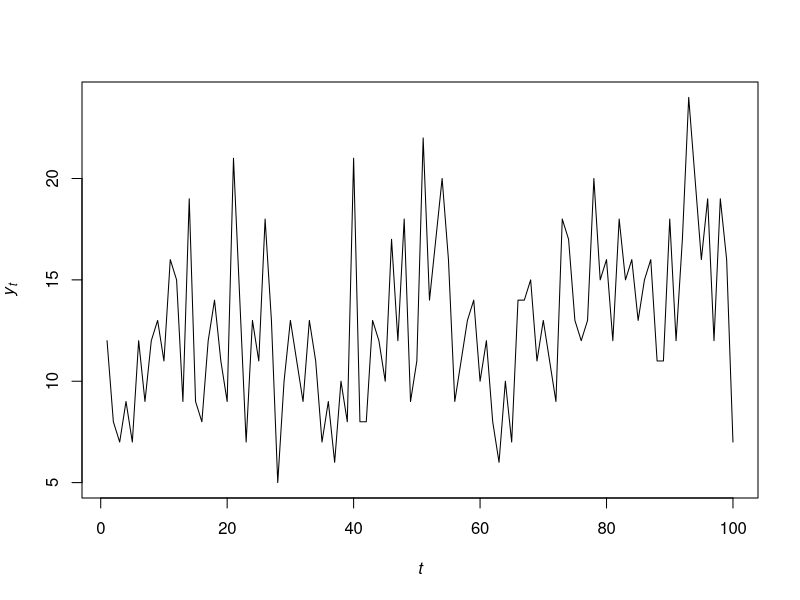
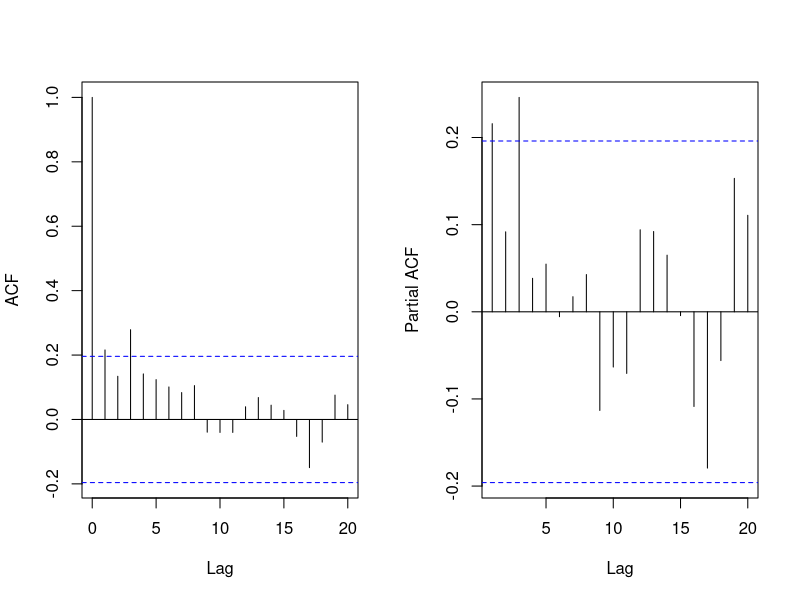
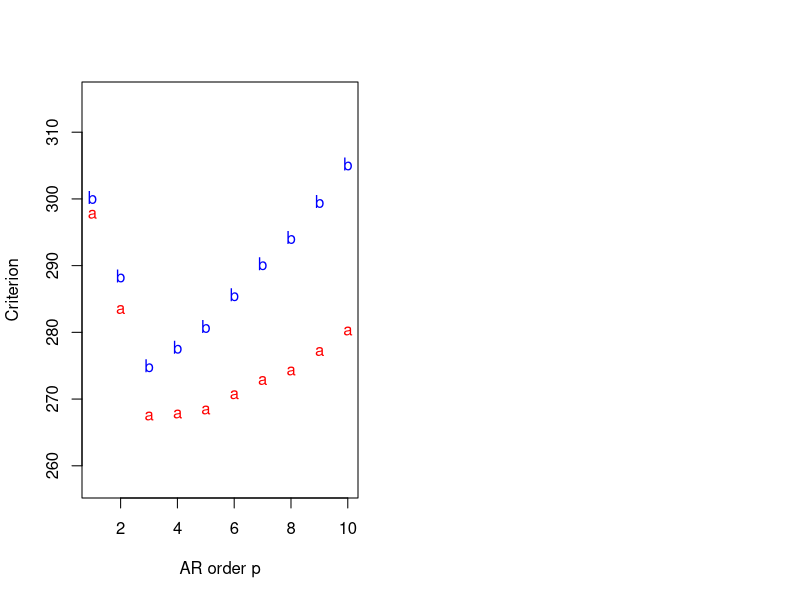
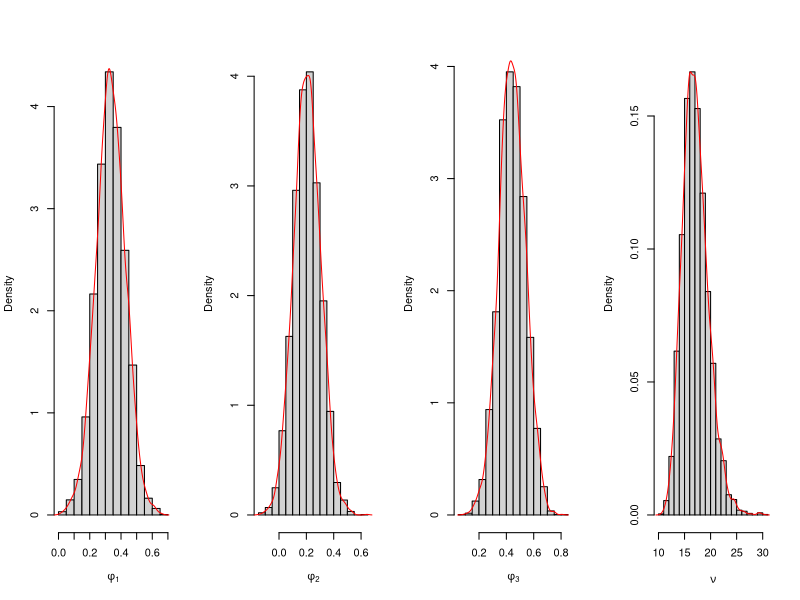

The R source for these figures, in order: (Note: this script raises an error after producing the figures.)
## ---- chunk 1
earthquakes.dat <- read.delim("./data/earthquakes.txt")
earthquakes.dat$Quakes = as.numeric(earthquakes.dat$Quakes)

y.dat=earthquakes.dat$Quakes[1:100] ## this is the training data
y.new=earthquakes.dat$Quakes[101:103] ## this is the test data

plot.ts(
  y.dat,
  ylab = expression(italic(y)[italic(t)]),
  xlab = expression(italic(t)),
  main = ""
)
## ---- chunk 2
par(mfrow = c(1, 2))
acf(y.dat, main = "", xlab = "Lag")
pacf(y.dat, main = "", xlab = "Lag")
## ---- chunk 3
n.all = length(y.dat)
p.star = 10

Y = matrix(y.dat[(p.star + 1):n.all], ncol = 1)
sample.all = matrix(y.dat, ncol = 1)
n = length(Y)
p = seq(1, p.star, by = 1)

design.mtx = function(p_cur) {
  Fmtx = matrix(0, ncol = n, nrow = p_cur)
  for (i in 1:p_cur) {
    start.y = p.star + 1 - i
    end.y = start.y + n - 1
    Fmtx[i,] = sample.all[start.y : end.y, 1]
  }
  return(Fmtx)
}

criteria.ar = function(p_cur) {
  Fmtx = design.mtx(p_cur)
  beta.hat=chol2inv(chol(Fmtx%*%t(Fmtx)))%*%Fmtx%*%Y
  R=t(Y-t(Fmtx)%*%beta.hat)%*%(Y-t(Fmtx)%*%beta.hat)
  sp.square=R/(n-p_cur)
  aic=2*p_cur+n*log(sp.square)
  bic=log(n)*p_cur+n*log(sp.square)
  result=c(aic,bic)
  return(result)
}

criteria = sapply(p, criteria.ar)

plot(p, criteria[1,], type = "p", pch = "a", col = "red", xlab = "AR order p", ylab = "Criterion", main="", ylim = c(min(criteria) - 10, max(criteria) + 10))
points(p, criteria[2,], pch = "b", col = "blue")
## ---- chunk 4
library(mvtnorm)

n.all=length(y.dat)
p=3
m0=matrix(rep(0,p),ncol=1)
C0=10 * diag(p)
n0=0.02
d0=0.02

Y=matrix(y.dat[(p+1):n.all], ncol=1)
Fmtx=matrix(
  c(
    y.dat[3:(n.all-1)],
    y.dat[2:(n.all-2)],
    y.dat[1:(n.all-3)]
  ),
  nrow=p,byrow=TRUE
)
n=length(Y)

e=Y-t(Fmtx)%*%m0
Q=t(Fmtx)%*%C0%*%Fmtx+diag(n)
Q.inv=chol2inv(chol(Q))
A=C0%*%Fmtx%*%Q.inv
m=m0+A%*%e
C=C0-A%*%Q%*%t(A)
n.star=n+n0
d.star=t(Y-t(Fmtx)%*%m0)%*%Q.inv%*%(Y-t(Fmtx)%*%m0)+d0

n.sample=5000

nu.sample=rep(0,n.sample)
phi.sample=matrix(0,nrow=n.sample,ncol=p)

for (i in 1:n.sample) {
  set.seed(i)
  nu.new=1/rgamma(1,shape=n.star/2,rate=d.star/2)
  nu.sample[i]=nu.new
  phi.new=rmvnorm(1,mean=m,sigma=nu.new*C)
  phi.sample[i,]=phi.new
}

par(mfrow=c(1,4))
hist(phi.sample[,1],freq=FALSE,xlab=expression(phi[1]),main="")
lines(density(phi.sample[,1]),type='l',col='red')
hist(phi.sample[,2],freq=FALSE,xlab=expression(phi[2]),main="")
lines(density(phi.sample[,2]),type='l',col='red')
hist(phi.sample[,3],freq=FALSE,xlab=expression(phi[3]),main="")
lines(density(phi.sample[,3]),type='l',col='red')
hist(nu.sample,freq=FALSE,xlab=expression(nu),main="")
lines(density(nu.sample),type='l',col='red')
## ---- chunk 5
cal_log_likelihood=function(phi,nu){
  mu.y=t(Fmtx)%*%phi
  log.lik=sapply(
    1:length(mu.y), 
    function(k){
      dnorm(Y[k,1],mu.y[k],sqrt(nu),log=TRUE)
    }
  )
  sum(log.lik)
}

phi.bayes=colMeans(phi.sample)
nu.bayes=mean(nu.sample)

log.lik.bayes=cal_log_likelihood(phi.bayes,nu.bayes)

post.log.lik=sapply(
  1:5000, 
  function(k){
    cal_log_likelihood(phi.sample[k,],nu.sample[k])
  }
)
E.post.log.lik=mean(post.log.lik)

p_DIC=2*(log.lik.bayes-E.post.log.lik)
DIC=-2*log.lik.bayes+2*p_DIC
DIC
## ---- chunk 6
library(MCMCpack)
library(mvtnorm)

p = 3  # order of AR process
K = 2  # number of components

## Prior hyperparameters
m0 = matrix(rep(0, p), ncol = 1)
C0 = 10 * diag(p)
C0.inv = (1 / 10) * diag(p)
n0 = 0.02
d0 = 0.02
a = rep(1, K)
## ---- chunk 7
sample_omega=function(L.cur){
  n.vec=sapply(1:K, function(k){sum(L.cur==k)})
  rdirichlet(1,a+n.vec)
}

sample_L_one=function(beta.cur,omega.cur,nu.cur,y.cur,Fmtx.cur){
  prob_k=function(k){
    beta.use=beta.cur[((k-1)*p+1):(k*p)]
    omega.cur[k]*dnorm(y.cur,mean=sum(beta.use*Fmtx.cur),sd=sqrt(nu.cur[k]))
  }
  prob.vec=sapply(1:K, prob_k)
  L.sample=sample(1:K,1,prob=prob.vec/sum(prob.vec))
  return(L.sample)
}

sample_L=function(y,x,beta.cur,omega.cur,nu.cur){
  L.new=sapply(1:n, function(j){sample_L_one(beta.cur,omega.cur,nu.cur,y.cur=y[j,],Fmtx.cur=x[,j])})
  return(L.new)
}

sample_nu=function(k,L.cur){
  idx.select=(L.cur==k)
  n.k=sum(idx.select)
  if(n.k==0){
    d.k.star=d0
    n.k.star=n0
  }else{
    y.tilde.k=Y[idx.select,]
    Fmtx.tilde.k=Fmtx[,idx.select]
    e.k=y.tilde.k-t(Fmtx.tilde.k)%*%m0
    Q.k=t(Fmtx.tilde.k)%*%C0%*%Fmtx.tilde.k+diag(n.k)
    Q.k.inv=chol2inv(chol(Q.k))
    d.k.star=d0+t(e.k)%*%Q.k.inv%*%e.k
    n.k.star=n0+n.k
  }
  
  1/rgamma(1,shape=n.k.star/2,rate=d.k.star/2)
}

sample_beta=function(k,L.cur,nu.cur){
  nu.use=nu.cur[k]
  idx.select=(L.cur==k)
  n.k=sum(idx.select)
  if(n.k==0){
    m.k=m0
    C.k=C0
  }else{
    y.tilde.k=Y[idx.select,]
    Fmtx.tilde.k=Fmtx[,idx.select]
    e.k=y.tilde.k-t(Fmtx.tilde.k)%*%m0
    Q.k=t(Fmtx.tilde.k)%*%C0%*%Fmtx.tilde.k+diag(n.k)
    Q.k.inv=chol2inv(chol(Q.k))
    A.k=C0%*%Fmtx.tilde.k%*%Q.k.inv
    m.k=m0+A.k%*%e.k
    C.k=C0-A.k%*%Q.k%*%t(A.k)
  }
  
  rmvnorm(1,m.k,nu.use*C.k)
}
## ---- chunk 8
## Set initial values
beta.cur = rep(0, p * K)
L.cur = rep(1, n)
omega.cur = rep(1 / K, K)
nu.cur = rep(1, K)

## Define placeholders to track values over time
nsim = 10e3
beta.mtx = matrix(0, nrow = p * K, ncol = nsim)
L.mtx = matrix(0, nrow = n, ncol = nsim)
omega.mtx = matrix(0, nrow = K, ncol = nsim)
nu.mtx = matrix(0, nrow = K, ncol = nsim)

## Gibbs sampler
for (i in 1:nsim) {
  set.seed(i)
  
  ## Sample omega
  omega.cur = sample_omega(L.cur)
  omega.mtx[, i]  = omega.cur
  
  ## Sample L
  L.cur = sample_L(Y, Fmtx, beta.cur, omega.cur, nu.cur)
  L.mtx[, i] = L.cur
  
  ## Sample nu
  nu.cur = sapply(1:K, function(k){sample_nu(k, L.cur)})
  nu.mtx[, i] = nu.cur
  
  ## Sample beta
  beta.cur = as.vector(sapply(1:K, function(k){sample_beta(k, L.cur, nu.cur)}))
  beta.mtx[, i] = beta.cur
  
  ## Show iteration
  if (i %% 1000 == 0) {
    print(paste("Number of iterations:", i))
  }
}
## ---- chunk 9
covid.dat <- read.delim("./data/GoogleSearchIndex.txt")
covid.dat$Week=as.Date(as.character(covid.dat$Week),format = "%Y-%m-%d")

y.dat=covid.dat$covid[1:57] ## this is the training data
y.new=covid.dat$covid[58:60] ## this is the test data

plot.ts(
  y.dat,
  ylab = expression(italic(y)[italic(t)]),
  xlab = expression(italic(t)),
  main = ""
)
## ---- chunk 10
par(mfrow = c(1, 2))
acf(y.dat, main = "", xlab = "Lag")
pacf(y.dat, main = "", xlab = "Lag")
## ---- chunk 11
n.all = length(y.dat)
p.star = 10

Y = matrix(y.dat[(p.star + 1):n.all], ncol = 1)
sample.all = matrix(y.dat, ncol = 1)
n = length(Y)
p = seq(1, p.star, by = 1)

## The functions are already defined above, 
## no need to repeat ourselves here!

# design.mtx = function(p_cur) {...}

# criteria.ar = function(p_cur) {...}

criteria = sapply(p, criteria.ar)

plot(p, criteria[1,], type = "p", pch = "a", col = "red", xlab = "AR order p", ylab = "Criterion", main="", ylim = c(min(criteria) - 10, max(criteria) + 10))
points(p, criteria[2,], pch = "b", col = "blue")
## ---- chunk 12
library(mvtnorm)

n.all=length(y.dat)
p=1
m0=matrix(rep(0,p),ncol=1)
C0=10
n0=0.02
d0=0.02

Y=matrix(y.dat[(p+1):n.all], ncol=1)
Fmtx=matrix(
  c(
    y.dat[1:(n.all-1)]
  ),
  nrow=p,byrow=TRUE
)
n=length(Y)

e=Y-t(Fmtx)%*%m0
Q=t(Fmtx)%*%C0%*%Fmtx+diag(n)
Q.inv=chol2inv(chol(Q))
A=C0%*%Fmtx%*%Q.inv
m=m0+A%*%e
C=C0-A%*%Q%*%t(A)
n.star=n+n0
d.star=t(Y-t(Fmtx)%*%m0)%*%Q.inv%*%(Y-t(Fmtx)%*%m0)+d0

n.sample=5000

nu.sample=rep(0,n.sample)
phi.sample=matrix(0,nrow=n.sample,ncol=p)

for (i in 1:n.sample) {
  set.seed(i)
  nu.new=1/rgamma(1,shape=n.star/2,rate=d.star/2)
  nu.sample[i]=nu.new
  phi.new=rmvnorm(1,mean=m,sigma=nu.new*C)
  phi.sample[i,]=phi.new
}

par(mfrow=c(1,2))
hist(phi.sample[,1],freq=FALSE,xlab=expression(phi[1]),main="")
lines(density(phi.sample[,1]),type='l',col='red')
hist(nu.sample,freq=FALSE,xlab=expression(nu),main="")
lines(density(nu.sample),type='l',col='red')
## ---- chunk 13
cal_log_likelihood=function(phi,nu){
  mu.y=t(Fmtx)%*%phi
  log.lik=sapply(
    1:length(mu.y), 
    function(k){
      dnorm(Y[k,1],mu.y[k],sqrt(nu),log=TRUE)
    }
  )
  sum(log.lik)
}

phi.bayes=colMeans(phi.sample)
nu.bayes=mean(nu.sample)

log.lik.bayes=cal_log_likelihood(phi.bayes,nu.bayes)

post.log.lik=sapply(
  1:5000, 
  function(k){
    cal_log_likelihood(phi.sample[k,],nu.sample[k])
  }
)
E.post.log.lik=mean(post.log.lik)

p_DIC=2*(log.lik.bayes-E.post.log.lik)
DIC=-2*log.lik.bayes+2*p_DIC
DIC
